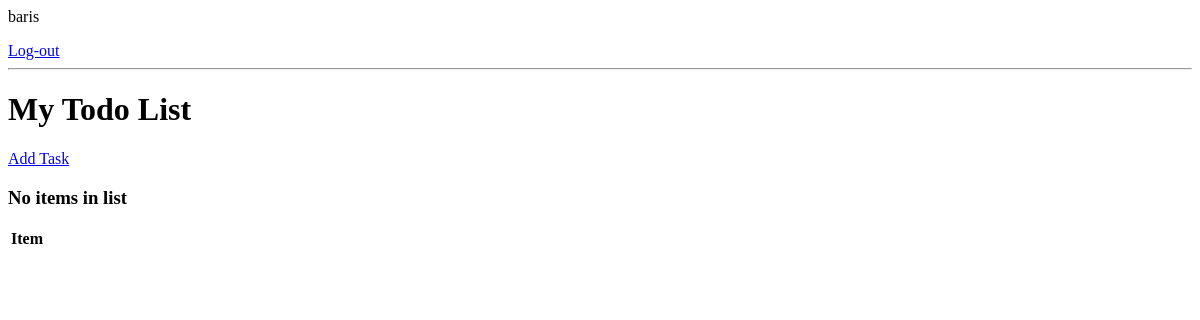
The app's page / (signed in), older data.
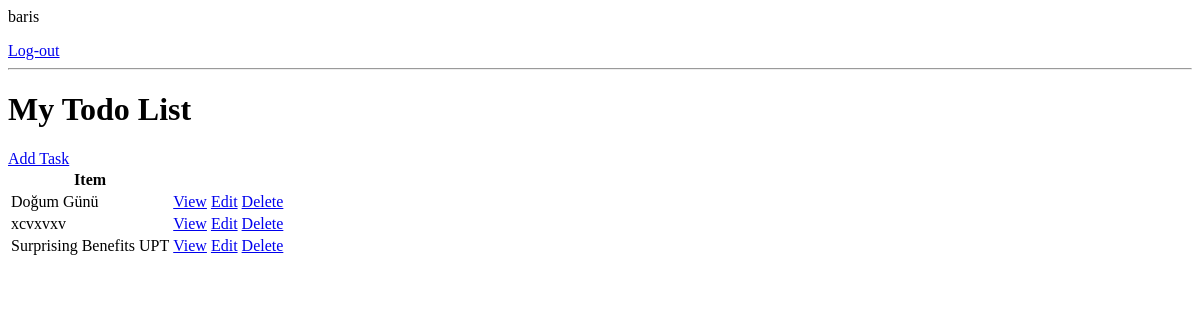
The same page, newer data.
### base/models.py (models this page shows, shortened)
class Task(models.Model):
    user = models.ForeignKey(User, on_delete=models.CASCADE, null=True, blank = True)
    title = models.CharField(max_length = 200)
    description = models.TextField(null=True, blank = True)
    complete = models.BooleanField(default=False)
    date = models.DateTimeField(auto_now_add=True)
    class Meta:
        ordering = ["complete"]

### base/views.py (the view)
# urls.py: path('', TaskList.as_view(), name = "tasks"),
class TaskList(LoginRequiredMixin, ListView):
    model = Task
    context_object_name = "tasks"
    def get_context_data(self, **kwargs):
        context = super().get_context_data(**kwargs)
        context['tasks'] = context['tasks'].filter(user = self.request.user)
        context['count'] = context['tasks'].filter(complete = False).count()
        return context

### base/templates/base/task_list.html
{% if request.user.is_authenticated %}
    <p>{{request.user}}</p>
    <a href="{% url 'logout' %}">Log-out</a>
{% else %}
    <p>{{request.user}}</p>
    <a href="{% url 'login' %}">Login</a>
{% endif %}
<hr>
<h1>My Todo List</h1>
<a href="{% url 'task-create' %}">Add Task</a>
<table>
    <tr>
        <th>Item</th>
    </tr>
    {% for task in tasks %}
    <tr>
        <td>{{task.title}}</td>
        <td><a href="{% url 'task' task.id %}">View</a></td>
        <td><a href="{% url 'task-update' task.id %}">Edit</a></td>
        <td><a href="{% url 'task-delete' task.id %}">Delete</a></td>
    </tr>
    {% empty %}
        <h3>No items in list</h3>
    {% endfor %}
</table>

Row changes from the older to the newer data that the page shows:
now on this page (row edited): Task: title "Doğum Günü"
now on this page (row edited): Task: title "xcvxvxv"
added Task: title "Surprising Benefits UPT"
Text that changed along with them:
text no longer shown: "No items in list"
